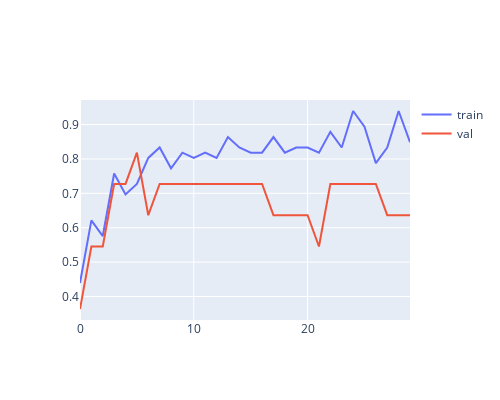

The notebook cell this image was saved under:
### Code cell
fig = go.Figure()
epochs = []
for i in range(len(history.history['acc'])):
    epochs.append(i)
fig.add_trace(go.Scatter(x=epochs,y=history.history['acc'], mode='lines',name='train'))
fig.add_trace(go.Scatter(x=epochs,y=history.history['val_acc'], mode='lines',name='val'))
fig.update_layout({
        'width': 500, 
        'height': 400

})
fig.show()

### Figure 1 — Plotly figure (JSON) as saved in the notebook; plotly's stock layout.template omitted (floating-point values rounded to 4 significant figures)
{"data": [{"mode": "lines", "name": "train", "type": "scatter", "x": [0, 1, 2, 3, 4, 5, 6, 7, 8, 9, 10, 11, 12, 13, 14, 15, 16, 17, 18, 19, 20, 21, 22, 23, 24, 25, 26, 27, 28, 29], "y": [0.4394, 0.6212, 0.5758, 0.7576, 0.697, 0.7273, 0.803, 0.8333, 0.7727, 0.8182, 0.803, 0.8182, 0.803, 0.8636, 0.8333, 0.8182, 0.8182, 0.8636, 0.8182, 0.8333, 0.8333, 0.8182, 0.8788, 0.8333, 0.9394, 0.8939, 0.7879, 0.8333, 0.9394, 0.8485]}, {"mode": "lines", "name": "val", "type": "scatter", "x": [0, 1, 2, 3, 4, 5, 6, 7, 8, 9, 10, 11, 12, 13, 14, 15, 16, 17, 18, 19, 20, 21, 22, 23, 24, 25, 26, 27, 28, 29], "y": [0.3636, 0.5455, 0.5455, 0.7273, 0.7273, 0.8182, 0.6364, 0.7273, 0.7273, 0.7273, 0.7273, 0.7273, 0.7273, 0.7273, 0.7273, 0.7273, 0.7273, 0.6364, 0.6364, 0.6364, 0.6364, 0.5455, 0.7273, 0.7273, 0.7273, 0.7273, 0.7273, 0.6364, 0.6364, 0.6364]}], "layout": {"height": 400, "width": 500}}
